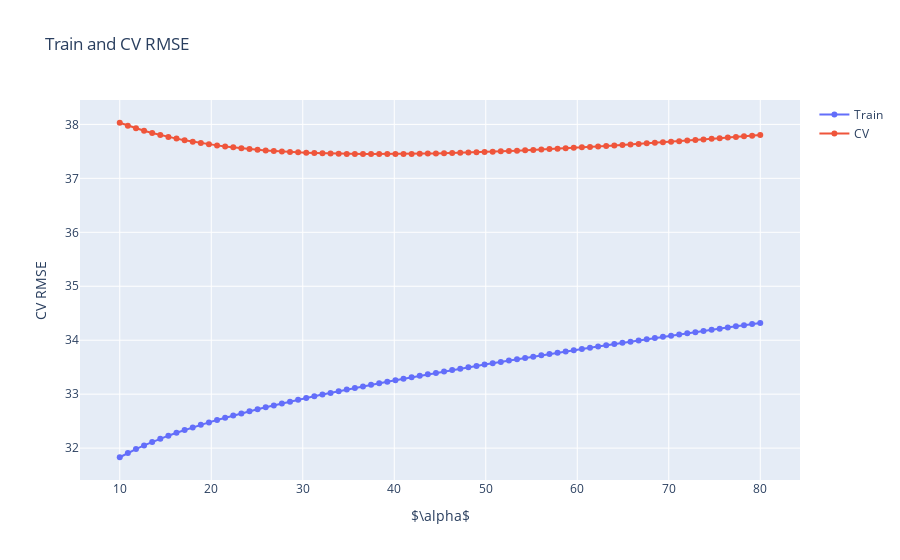

Notebook code for this chart:
### Code cell
fig = go.Figure()
fig.add_trace(go.Scatter(x = alphas, y = train_values, mode="lines+markers", name="Train"))
fig.add_trace(go.Scatter(x = alphas, y = cv_values, mode="lines+markers", name="CV"))
fig.update_layout(title = 'Train and CV RMSE', xaxis_title=r"$\alpha$", yaxis_title="CV RMSE")
